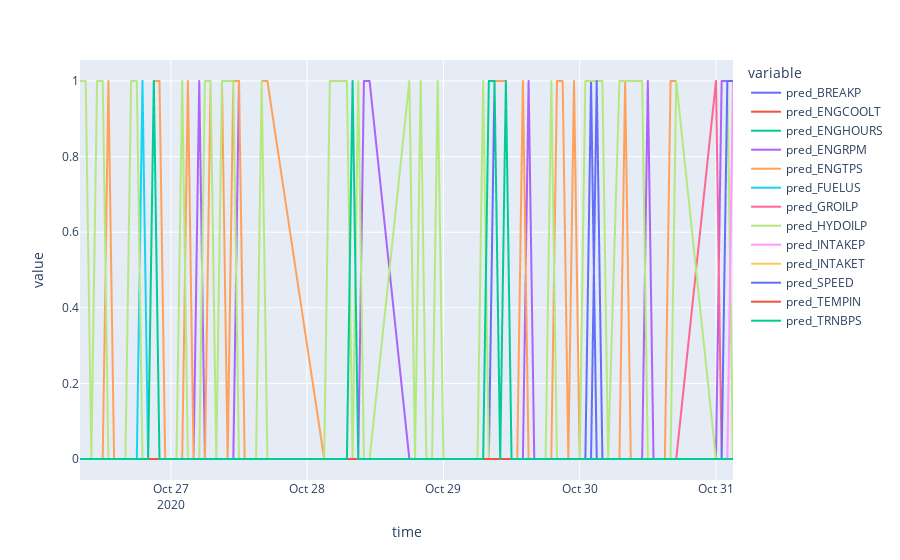

Notebook cell for this chart:
### Code cell
machine = 'WOS___174L'

df = pd.read_csv(os.path.join('../predictions', machine+'.csv'))
df = df.fillna(0)
px.line(df, x=df['time'], y=['pred_BREAKP', 'pred_ENGCOOLT', 'pred_ENGHOURS', 'pred_ENGRPM',
       'pred_ENGTPS', 'pred_FUELUS', 'pred_GROILP', 'pred_HYDOILP',
       'pred_INTAKEP', 'pred_INTAKET', 'pred_SPEED', 'pred_TEMPIN',
       'pred_TRNBPS'])
